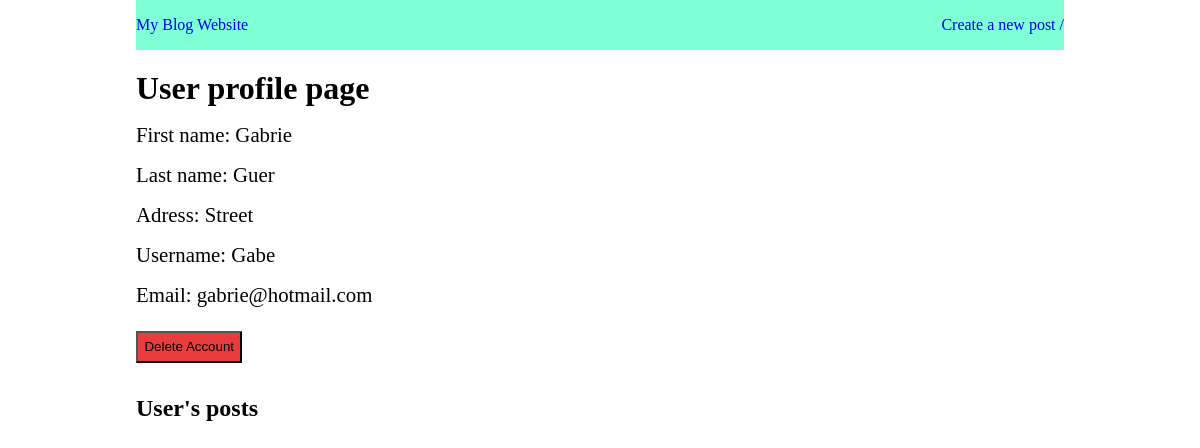
Before: /profile/Gabe with the older database file.
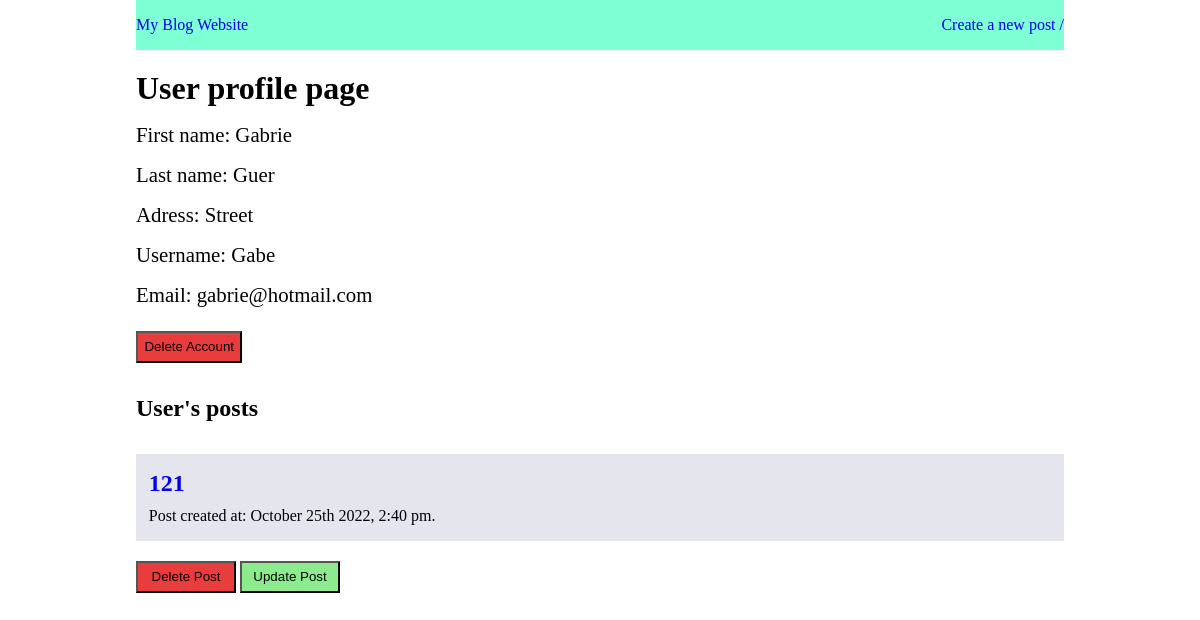
After: the same page with the newer database file.
### blog.py (models this page shows)
class Post(db.Model):
    id = db.Column(db.Integer, primary_key=True)
    title = db.Column(db.String, nullable=False)
    content = db.Column(db.String, nullable=False)
    date_posted = db.Column(db.DateTime, default=datetime.utcnow, nullable=False)
    user_id = db.Column(db.Integer, nullable=False)

### blog.py (the view)
@app.route('/profile/<username>', methods=['GET'])
def user_profile(username):
    user = User.query.filter_by(username=username).first()
    if user:
        posts = Post.query.filter_by(user_id=user.id).all()
    if user is None:
        return redirect(url_for('home'))
    return render_template("profile.html", user_details=user.user_details(), blogs=posts)

### blog.py (called while the page is built)
    def user_details(self):
        user_information = {
            "id": self.id,
            "first_name": self.first_name,
            "last_name": self.last_name,
            "username": self.username,
            "address": self.address,
            "email": self.email,
        }
        return user_information

### templates/profile.html (shortened to what this page needs)
<!DOCTYPE html>
<html lang="en">
<head>
    <link rel= "stylesheet" type= "text/css" href= "{{ url_for('static',filename='style.css')}}">
</head>
<body>
    <div class="container">
        <nav>
            <div class="home_link">
                <a href="/homepage">My Blog Website</a>
            </div>
            <div class="nav_link">
                <a href="/create_post">Create a new post /</a>
            </div>
        </nav>
        <main>
            <h1>User profile page</h1>
            <section id="user_details">
                <p class="firstname">First name: {{user_details.first_name}}</p>
                <p class="lastname">Last name: {{user_details.last_name}}</p>
                <p class="address">Adress: {{user_details.address}}</p>
                <p class="username">Username: {{user_details.username}}</p>
                <p class="email">Email: {{user_details.email}}</p>
            </section>
            <div class="delete_item">
                <a href="{{url_for('delete_user', username=user_details.username)}}" id="delete_user"><button id="delete_button">Delete Account</button></a>
            </div>
            <h2  id="user_post">User's posts</h2>
            <section>
                {% for blog in blogs %}
                <article class="post">
                    <a href="{{url_for('get_post', title=blog.title) }}"><h2>{{blog.title}}</h2></a>
                    <p>Post created at: {{ moment(blog.date_posted).format('MMMM Do YYYY, h:mm a') }}.</p>
                </article>
                    <div class="decide">
                        <a href="{{url_for('delete_post', id=blog.id, user_id=user_details.id) }}"><button id="delete_button">Delete Post</button></a>
                        <a href="{{url_for('update_post', id=blog.id) }}"><button id="update_button">Update Post</button></a>
                    </div>
                {% endfor %}
            </section>
        </main>
    </div>
</body>
</html>

Changed rows visible on the page:
added Post: title "121", date_posted "October 25th 2022, 2:40 pm"
